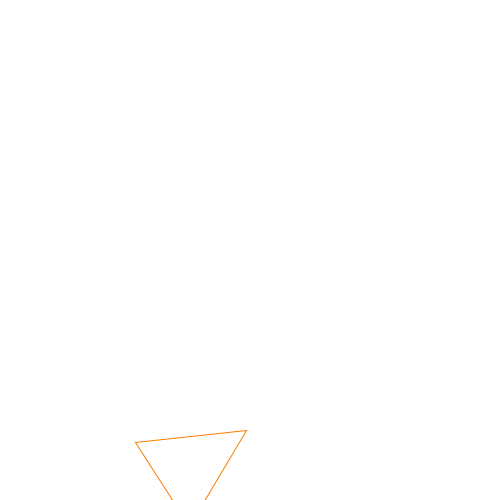
Frame 1 (no input)
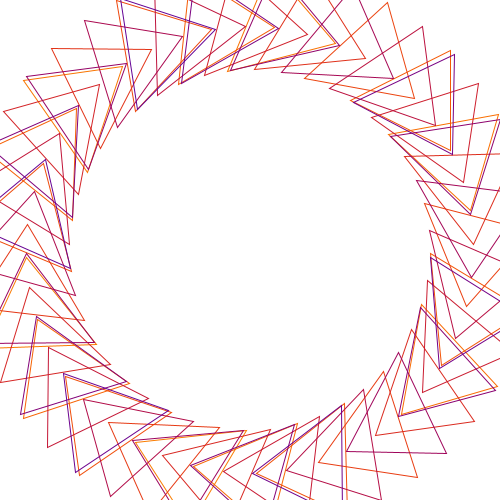
Frame 60 (the mouse pressed at the canvas centre just before this capture)
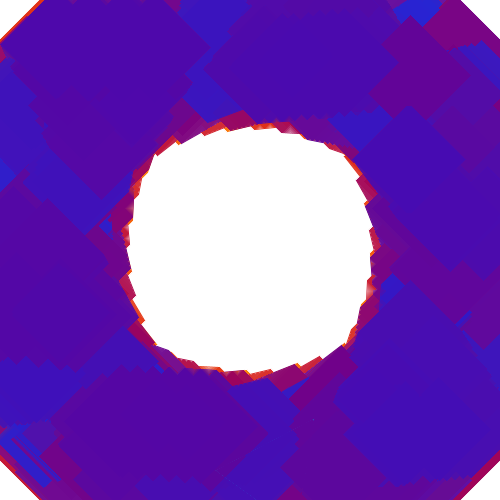
Frame 120 (the mouse held since frame 60 and released just before this capture)

The Processing sketch that drew these frames (run headless with seeded random() and noise(); from frame 60 on, the mouse is pressed at the canvas centre):

// Processing sketch: processing_144793
// ── processing_144793.pde

void setup() {
  size(500, 500);
  background(255);
  noFill();
  frameRate(200);
  smooth();
}

float p = 0;
float R=125;
float centerR=125;
float a=PI/2;
float a1=PI;
float a2=3*PI/2;
float pathR=125;
float pathG=125;
float G=125;
float centerG=125;
float pathB=125;
float B=125;
float centerB=125;


void draw() {
   pathR=centerR+R*sin(a);
  a=a+.03;
 
  pathG=centerG+G*sin(a1);
  a1=a1+.03;
 
  pathB=centerB+B*sin(a2);
  a2=a2+.03;

  p = p + 1;
  stroke(pathR, pathG, pathB);
  translate(250, 250);
  rotate(p);
  triangle(100, 200, 150, 100, 200, 200);
  if (mousePressed) {
  filter(ERODE);
  }
}
